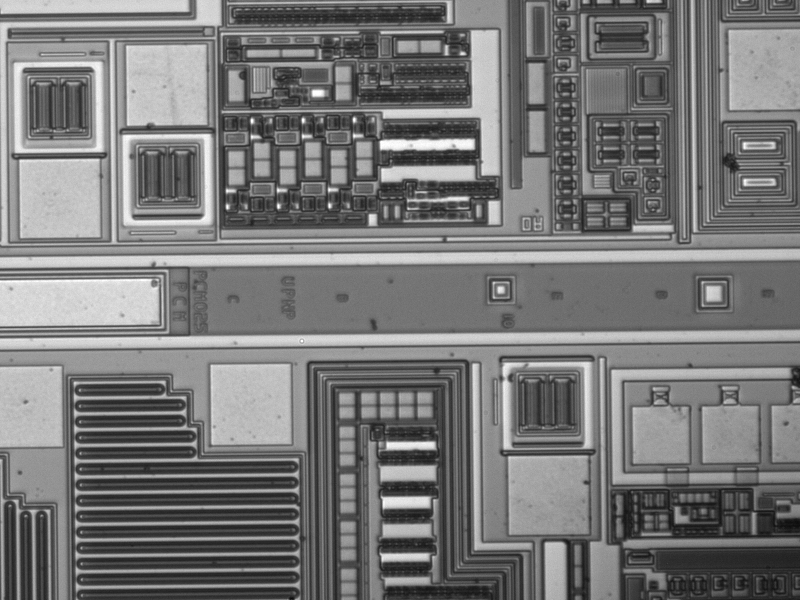
#> input picture dataset/1.jpg, 800 x 600 px
$ python -i PointBasedDetector.py   (imports and definitions only)   (older library calls are emulated)
#> lines starting #> are read from the running program, lines starting #| are printed output that depends on the picture; after the words box and inside, x2 and y2 are one past the last pixel; in counts of white or black regions, pixels touching at a corner belong together
#> further down, picture is the input picture: shape (600, 800, 3); min 11, max 255, mean 119.7
### detectors/Function.py
import numpy as np


def point_distance_line(point, line_point1, line_point2):
    """
    :param point:
    :param line_point1:
    :param line_point2:
    :return:
    计算点到直线的距离
    """
    #计算向量
    point = np.array(point, dtype=np.float64)
    line_point1 = np.array(line_point1, dtype=np.float64)
    line_point2 = np.array(line_point2, dtype=np.float64)

    vec1 = line_point1 - point
    vec2 = line_point2 - point
    distance = np.abs(np.cross(vec1, vec2)) / np.linalg.norm(line_point1-line_point2)
    return distance


def isinline(point: tuple, line, precision=1e-3):
    """
    判断点是否在线上
    :param point: (x,y)
    :param line: [(x0,y0),(x1,y1)]
    :param precision:
    :return:
    """
    # 如果是垂直线
    minNum = 10 ** -5
    if abs(line[1][0] - line[0][0]) <= minNum:
        if abs(point[0] - line[0][0]) <= minNum:
            return True
        else:
            return False
    elif abs(point[0] - line[0][0]) <= minNum:
        if abs(line[1][0] - line[0][0]) <= minNum:
            return True
        else:
            return False
    else:
        line_slope = (line[1][1] - line[0][1]) / (line[1][0] - line[0][0])

        point_slope = (point[1] - line[0][1]) / (point[0] - line[0][0])

        # 当斜率与斜率的百分比误差在1e-3以内，就认为在线上
        if abs(line_slope) <= minNum:
            if abs(point_slope) <= minNum:
                return True
        elif np.abs((point_slope - line_slope) / line_slope) <= precision:
            return True
        else:
            return False

        return False


def det(a, b):
    return a[0] * b[1] - a[1] * b[0]


def isinsegment(point: tuple, line, precision=1e-3, external=True):
    """
    判断点是否在线段上
    :param point:
    :param line:
    :param precision:
    :param external:
    :return:
    """
    # 先判断是不是在线上，在判断是不是在线段内
    if isinline(point, line, precision=precision):
        # 如果允许查找延长线上的点，只判断在线上就行了。
        if external:
            return True
        else:
            x_sign = np.sign((point[0] - line[1][0]) * (point[0] - line[0][0]))
            y_sign = np.sign((point[1] - line[1][1]) * (point[1] - line[0][1]))
            # 均异号，是在线段内
            if x_sign <= 0 and y_sign <= 0:
                return True
            else:
                return False
    else:
        return False


def line_intersection(line1, line2, external=True, precision=1e-3):
    """
     求两个线段是否相交，并返回交点
    :param line1:[(x0,y0),(x1,y1)]
    :param line2:[(x0,y0),(x1,y1)]
    :param external:是否判断其延长线相交
    :param precision: 精度，判断交点是否在线上时允许有一定的误差
    :return:
    """

    xdiff = (line1[0][0] - line1[1][0], line2[0][0] - line2[1][0])
    ydiff = (line1[0][1] - line1[1][1], line2[0][1] - line2[1][1])
    div = det(xdiff, ydiff)
    if div == 0:
        # raise Exception('lines do not intersect')
        return None, None
    d = (det(*line1), det(*line2))
    x = det(d, xdiff) / div
    y = det(d, ydiff) / div
    # 允许交点在延长线上
    if external:
        return x, y
    # 交点是否在线段内
    elif isinsegment((x, y), line1, precision=precision, external=external) and isinsegment((x, y), line2,
                                                                                            precision=precision,
                                                                                            external=external):
        return x, y
    # 如果交点不再任何线上，返回None
    else:
        return None, None


def line_distance(line1, line2, external=True, precision=1e-3):
    """
    计算两条线段的距离，这个距离定义是如果两条线段相交则为0，平行则为实际距离，没有在线段内相交则返回None
    :param line1:[(x0,y0),(x1,y1)]
    :param line2:[(x0,y0),(x1,y1)]
    :param external:是否判断其延长线相交
    :param precision: 精度，判断交点是否在线上时允许有一定的误差
    :return:
    """
    xdiff = (line1[0][0] - line1[1][0], line2[0][0] - line2[1][0])
    ydiff = (line1[0][1] - line1[1][1], line2[0][1] - line2[1][1])
    div = det(xdiff, ydiff)
    if div == 0:
        # raise Exception('lines do not intersect')
        distance = point_distance_line((line1[0][0], line1[0][1]), (line2[0][0], line2[0][1]), (line2[1][0], line2[1][1]))
        return distance
    d = (det(*line1), det(*line2))
    x = det(d, xdiff) / div
    y = det(d, ydiff) / div
    # 允许交点在延长线上
    if external:
        return 0
    # 交点是否在线段内
    elif isinsegment((x, y), line1, precision=precision, external=external) and isinsegment((x, y), line2,
                                                                                            precision=precision,
                                                                                            external=external):
        return 0
    # 如果交点不再任何线上，返回None
    else:
        return None

### detectors/PointBasedDetector.py
import cv2
import numpy
import math

import Function

from skimage import measure


class WaferCuttingLineDetector:
    def __init__(self):
        """
        算法依赖边缘提取效果，边缘提取效果越好，算法效果越好，相关函数_DetectEdge
        """
        self.FixedSuperParam = {
            "edgeThreshold": 100,

            "CuttingRegionOffset": 3,
            "CuttingRegionMerge": 10,

            "intervalThreshold": 3,
            "lineThreshold": 5,

            "FOLHLPThreshold": 100,
            "FOLHLPMinLineLength": 10,
            "FOLHLPMaxLineGap": 2,
            "FOLAngleThreshold": 1,
            "FOLInterPThreshold": 0.7,
            "FOLLineMaxDistance": 3,

            "GroupLineAngleStep": 3,
            "GroupLineStepScale": 100,

            "CCLLineDistanceMin": 40,
            "CCLLineDistanceMax": 130,
            "CCLLinePairInterAngleMax": 0.5,
            "CCLLinePairOuterAngleMax": 30,
            "CCLLinePairDistanceMin": 100,
            "CCLCuttingRegionCheckMaxSuccession": 15,
            "CCLCuttingRegionOffset": 1,
            "CCLCuttingRegionWidth": 1,
            "CCLEdgeOffset": 1,
        }

        """
        此处指明了各个步骤是否进行可视化
        相关可视化参数在此处调整即可
        """
        self.visualization = {
            "_DetectEdge": False,
            "_DetectCuttingRegion": False,
            "_DetectPoint": False,
            "_DetectLineThrough": False,
            "_FilterOutLineHLP": False,
            "_FilterOutLineResult": False,
            "_GroupLine": False,
            "_CheckCuttingLineDrawLinePair": False,
            "_CheckCuttingLineDrawCuttingRegion": False,
            "_GetMinimumAreaCombination": False,
        }

        """
        中间结果存储
        """
        self.makeMidOutput = False
        self.midOutput = dict()

    def SetMakeMidOutput(self, makeMidOutput):
        self.makeMidOutput = makeMidOutput

    def GetMidOutput(self):
        return self.midOutput

    def _SetMidOutput(self, name, image):
        self.midOutput[name] = image

    # [4 lines left out: function ShowImage, not called in this run]

    def GetVisualization(self, progress):
        return self.visualization.get(progress, False)

    def GetSuperParam(self, param):
        """
        :param param:
        :return:
        考虑到有些数值的大小需要结合镜头和晶圆的距离、晶圆切割道的固有宽度标准等，所以可以调整此函数以结合各种外部数据动态调整各个超参数
        """
        return self.FixedSuperParam[param]

    def _CalTwoLineAngle(self, line1, line2):
        """
        :param line1: [x1, y1, x2, y2]
        :param line2: [x1, y1, x2, y2]
        :return: 是否成功，角度
        此函数会检测线的长度，如果过小会返回错误
        """
        l1p1 = numpy.array([line1[0], line1[1]], dtype=numpy.float64)
        l1p2 = numpy.array([line1[2], line1[3]], dtype=numpy.float64)
        l1Vector = l1p1 - l1p2
        l1VLen = numpy.linalg.norm(l1Vector)
        if l1VLen <= 0.00001:
            return False, 0

        l2p1 = numpy.array([line2[0], line2[1]], dtype=numpy.float64)
        l2p2 = numpy.array([line2[2], line2[3]], dtype=numpy.float64)
        l2Vector = l2p1 - l2p2
        l2VLen = numpy.linalg.norm(l2Vector)
        if l2VLen <= 0.00001:
            return False, 0

        cosAngle = numpy.dot(l1Vector, l2Vector) / (l1VLen * l2VLen)
        cosAngle = numpy.clip(cosAngle, -1.0, 1.0)
        angle = numpy.arccos(cosAngle)
        # 弧度制转为角度
        angle = numpy.degrees(angle)
        return True, angle

    # [13 lines left out: functions _ClipAngle180, _ClipAnglePN90, not called in this run]

    def _DetectEdge(self, image):
        """
        :param image: 需要提取边缘的原始图像
        :param threshold: 多高的数值被认为是边缘，即边缘阈值
        :return: 和image一样的图像，其中255表示边缘，0表示非边缘，但是结果是单通道（为了减少运算量和存储开销）
        """
        # 第二个参数基本上是数据类型，就是计算时候用的数据类型，防止截断误差
        x = cv2.Sobel(image, cv2.CV_64F, 1, 0, ksize=3)
        y = cv2.Sobel(image, cv2.CV_64F, 0, 1, ksize=3)
        x = cv2.convertScaleAbs(x)
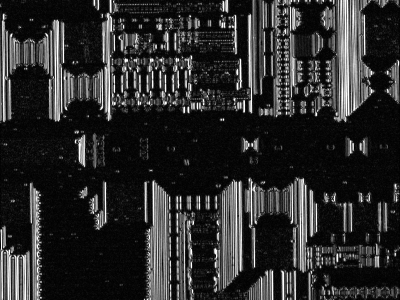
#> x: shape (600, 800, 3) (shown at 1/2 size); min 0, max 255, mean 43.3
        y = cv2.convertScaleAbs(y)
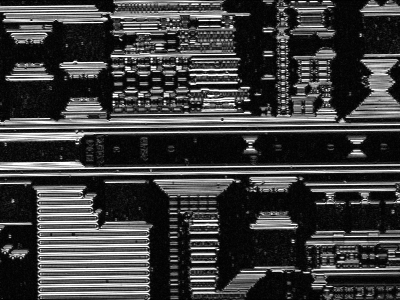
#> y: shape (600, 800, 3) (shown at 1/2 size); min 0, max 255, mean 61.6
        edgeImage = cv2.addWeighted(x, 0.5, y, 0.5, 0)
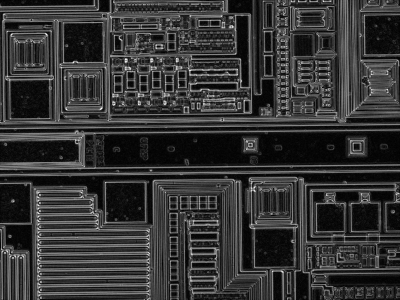
#> edgeImage: shape (600, 800, 3) (shown at 1/2 size); min 0, max 255, mean 52.4
        edgeImage = numpy.where(edgeImage > self.GetSuperParam("edgeThreshold"), 255, 0).astype(numpy.uint8)
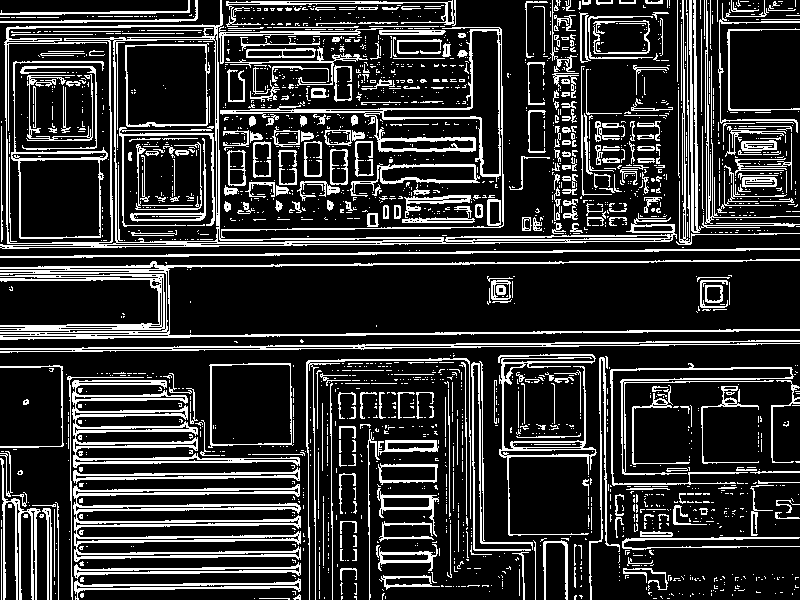
#> edgeImage: shape (600, 800, 3); 19.5% white in thin lines or dots

        if self.makeMidOutput:
            self._SetMidOutput("DetectEdge", edgeImage)
        if self.GetVisualization("_DetectEdge"):
            self.ShowImage(edgeImage)

        if len(edgeImage.shape) == 3:
            edgeImage = edgeImage[:, :, 0]
#> edgeImage: shape (600, 800); 19.5% white in thin lines or dots
        return edgeImage

    def _DCRGetDegree(self, image, bbox, offset):
        inOutDegree = 0
        if bbox[0] <= offset:
            inOutDegree += 1
        if bbox[1] <= offset:
            inOutDegree += 1
        if bbox[2] >= image.shape[0] - offset:
            inOutDegree += 1
        if bbox[3] >= image.shape[1] - offset:
            inOutDegree += 1
        return inOutDegree

    def _DetectCuttingRegion(self, image):
        """
        :param: 边缘图
        :return:
        先看看连通域的BBox和边界有没有交集，没有的话这个连通域就不会是切割线的连通域
        因为如果是切割线旁边的那个区域的话，基本是一个连通域，而且都是至少从一边进入，从另一边出去，度至少大于2
        返回image, 如果是255，说明这个区域可以被切割，因为此区域有大于2的度。
        """
        image = 255 - image
#> image: shape (600, 800); 80.5% white; black in thin lines or dots

        imageLabeled = measure.label(image, 0, connectivity=2)
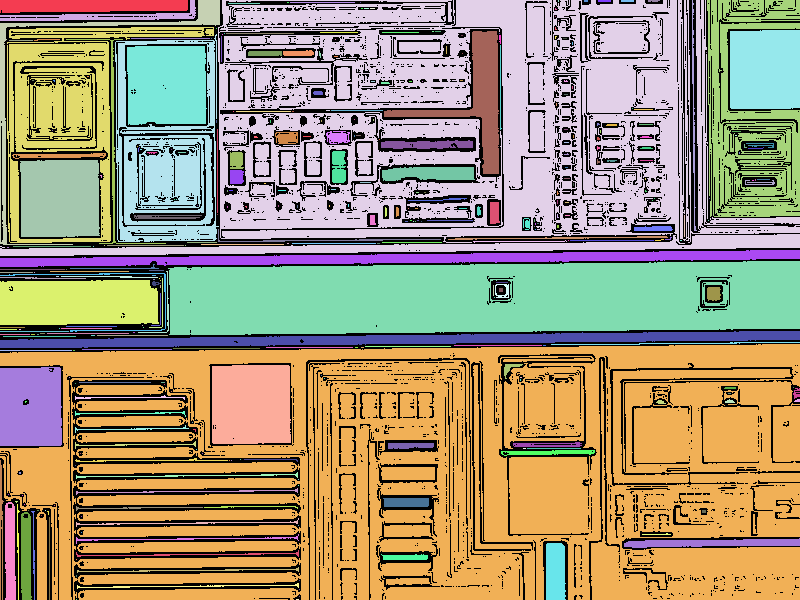
#> imageLabeled: shape (600, 800) int64; 375 distinct labels, from 0 to 374; one colour per label, 0 black
        props = measure.regionprops(imageLabeled)
#> props = 374 regions; largest, box (x1, y1, x2, y2) and area: (0, 344, 800, 600) 143928, (0, 0, 800, 256) 88330, (168, 261, 800, 335) 41579, (7, 27, 214, 243) 12590, (707, 0, 800, 217) 10353

        cuttingRegionIndexList = list()
        noCuttingRegionIndexList = list()
        for index, prop in enumerate(props, start=1):
            """
            bbox: [tuple] Bounding box (min_row, min_col, max_row, max_col).
            Pixels belonging to the bounding box are in the half-open interval [min_row; max_row) and [min_col; max_col).
            """
            bbox = prop.bbox
            # 如果刚好在边缘出现了噪点，那么可能导致这个切割面无法有2个以上的度，所以可以用这个offset修改BBox的测试边界，把测试边界往内部收缩
            # 此处进行两次检测，即offset=0和offset=CuttingRegionOffset，
            # 所以offset设置为近似大于等于噪声点的宽度或长度。
            offset = self.GetSuperParam("CuttingRegionOffset")
            inOutDegree = self._DCRGetDegree(image, bbox, 0)
            inOutDegree |= self._DCRGetDegree(image, bbox, offset)

            if inOutDegree > 1:
                cuttingRegionIndexList.append(index)
            else:
                noCuttingRegionIndexList.append(index)
#> this loop made 374 passes
#> (bbox, inOutDegree) on passes 1 to 3: ((0, 0, 13, 188), 2), ((0, 0, 21, 196), 2), ((0, 0, 245, 220), 2)
#> after the loop, cuttingRegionIndexList = [1, 2, 3, 4, 11, 225, 265, 276, 326]; noCuttingRegionIndexList = 365 values from 5 to 374

        image[:, :] = 0
#> image: shape (600, 800); every value is 0

        # 对单个区域进行膨胀收缩，填充掉内部的空缺部分，这样可以减少后续端点提取过程提取到的端点数，减少获取的线的数量
        # 但是过多的膨胀操作后，会导致方向不是标准的矩形不再呈现矩形形状，其边缘会微弱向外凸出，所以数值不应该过大，可以结合边线清晰程度确定
        mergeSize = self.GetSuperParam("CuttingRegionMerge")
        mergeSize = max(0, mergeSize // 2)

        dKernel = numpy.ones((3, 3), numpy.uint8)
        eKernel = numpy.ones((3, 3), numpy.uint8)

        oneRegion = numpy.zeros(image.shape, dtype=image.dtype)
        for index in cuttingRegionIndexList:
            oneRegion[:] = 0
            oneRegion[imageLabeled == index] = 255
            for i in range(mergeSize):
                oneRegion = cv2.dilate(oneRegion, dKernel)
            for i in range(mergeSize):
                oneRegion = cv2.erode(oneRegion, eKernel)

            image |= oneRegion
#> this loop made 9 passes
#> index on passes 5 to 9: 11, 225, 265, 276, 326
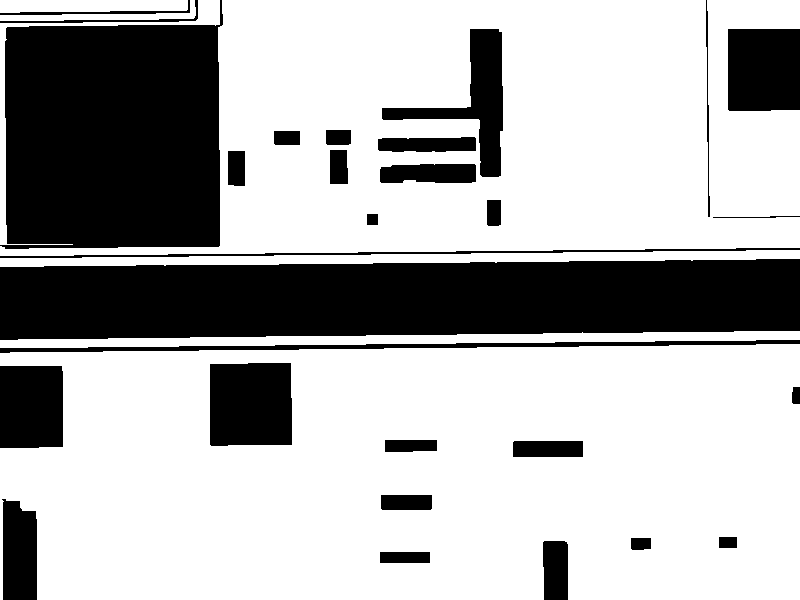
#> image: shape (600, 800); 69.2% white; 29 black regions, largest, box (x1, y1, x2, y2) and area: (0, 259, 800, 340) 57626, (0, 0, 223, 249) 47412, (210, 363, 292, 446) 6668
#> oneRegion: shape (600, 800); 0.08% white; 1 white region, box (x1, y1, x2, y2) and area: (0, 460, 4, 600) 376

        if self.makeMidOutput:
            self._SetMidOutput("PossibleCleanArea", image)
        if self.GetVisualization("_DetectCuttingRegion"):
            self.ShowImage(image)
            self.ShowImage(255 - image)

        return image

    def _DetectPoint(self, image):
        """
        :param image: 输入图像
        :return: 掩码后的图像，image中只要是大于0的就被人为是有效点
        如果有个边缘区域在环状掩码区域中有过长的边界，则只会提取出这个边界的两个端点
        比如有一条长边缘刚好就在环状掩码下面，则只会提取出这个长边缘的端点。
        """
        offset = 1

        """
        intervalThreshold: 多小的间隔会被认为是同一个区域，单位：像素
        lineThreshold: 多大的连续区域会被认为是边线而不是端点，单位：像素
        """
        intervalThreshold = self.GetSuperParam("intervalThreshold")
        lineThreshold = self.GetSuperParam("lineThreshold")

        intervalThreshold = max(0, intervalThreshold // 2)
        lineThreshold = max(0, lineThreshold // 2)

        # 环状掩码
        maskHLeft = offset
        maskHRight = image.shape[0] - offset
        maskVTop = offset
        maskVBottom = image.shape[1] - offset

        image = numpy.copy(image)
        # 环状掩码
        image[maskHLeft:maskHRight, maskVTop:maskVBottom] = 0
#> image: shape (600, 800); 0.09% white in thin lines or dots

        dKernel = numpy.ones((3, 3), numpy.uint8)
        eKernel = numpy.ones((3, 3), numpy.uint8)
        # 膨胀侵蚀融合
        for i in range(intervalThreshold):
            image = cv2.dilate(image, dKernel)
        for i in range(intervalThreshold):
            image = cv2.erode(image, eKernel)

        # 这一步不确定是否需要，不加好像效果也没有变化，而且可以加快速度，目前没有遇到离谱的案例，但是还是打开了
        image[maskHLeft:maskHRight, maskVTop:maskVBottom] = 0

        # 反转操作，方便提取端点
        imageNotLine = 255 - image
#> imageNotLine: shape (600, 800); 99.9% white; black in thin lines or dots
        imageNotLine[maskHLeft:maskHRight, maskVTop:maskVBottom] = 0
#> imageNotLine: shape (600, 800); 0.5% white in thin lines or dots
        # 边线端点提取，多次3x3小核处理
        # 如果要用大核一次性处理，那可能不能用矩形核，不太方便实现
        for i in range(lineThreshold):
            imageNotLine = cv2.dilate(imageNotLine, dKernel)
        for i in range(lineThreshold):
            imageNotLine = cv2.erode(imageNotLine, eKernel)

        # 获取端点
        dKernel = numpy.ones((3, 3), numpy.uint8)
        imageNotLineDilated = cv2.dilate(imageNotLine, dKernel)
        imagePoint = imageNotLineDilated - imageNotLine
#> imagePoint: shape (600, 800); 0.51% white in thin lines or dots
        image = numpy.where(imageNotLine == 255, image, 0)
#> image: shape (600, 800); 0% white in thin lines or dots, all inside (x1, y1, x2, y2) = (0, 0, 800, 344)
        image = image + imagePoint
#> image: shape (600, 800); 0.51% white in thin lines or dots

        # 环状掩码
        image[maskHLeft:maskHRight, maskVTop:maskVBottom] = 0
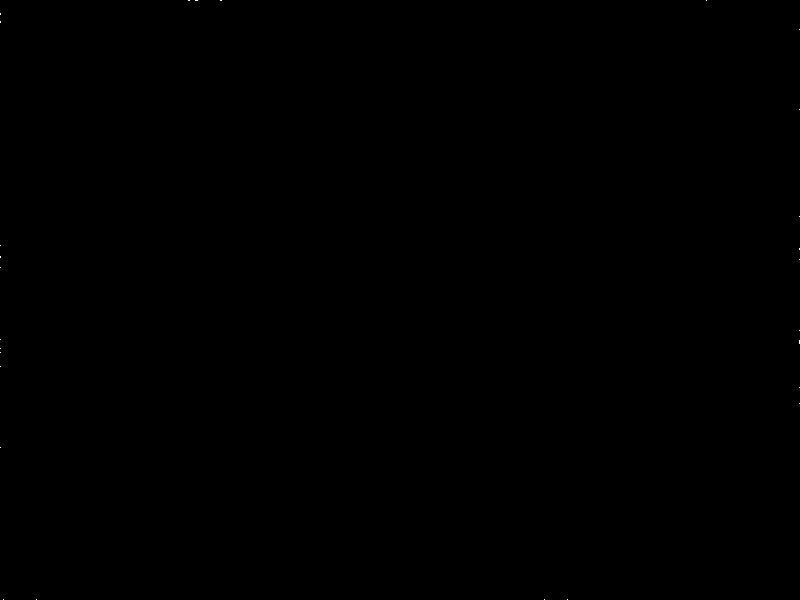
#> image: shape (600, 800); 0.01% white in thin lines or dots

        if self.GetVisualization("_DetectPoint"):
            self.ShowImage(image)

        return image

    def _DVLGetPointType(self, image, point):
        """
        :param point: (row, col)
        :return:
        """
        vt, ht = 0, 0
        if point[0] < 1:
            vt = -1
        elif point[0] > image.shape[0] - 2:
            vt = 1

        if point[1] < 1:
            ht = -1
        elif point[1] > image.shape[1] - 2:
            ht = 1

        return vt, ht

    def _DVLCheckPointSameType(self, image, point1, point2):
        """
        :param image:
        :param point1:
        :param point2:
        :return:
        检查两个点是否是同一个类型的点，如果是返回True，否则返回False
        """
        p1t = self._DVLGetPointType(image, point1)
        p2t = self._DVLGetPointType(image, point2)

        if (p1t[0] == 0 and p1t[1] == 0) or (p2t[0] == 0 and p2t[1] == 0):
            # 有些连通域的中心点不是在环状掩码上
            return False

        if p1t[0] == p2t[0] and p1t[1] == p2t[1]:
            return True

        if (p1t[0] != 0 and p1t[1] != 0) or (p2t[0] != 0 and p2t[1] != 0):
            # 如果其中一个是4个角落的角点
            if p1t[0] == p2t[0] or p1t[1] == p2t[1]:
                return True

        return False

    # [19 lines left out: function _DVLShowPointAndLine, not called in this run]

    def _CalTwoPointDistance(self, point1, point2):
        div1 = point1[0] - point2[0]
        div2 = point1[1] - point2[1]

        return math.sqrt(div1 * div1 + div2 * div2)

    # [35 lines left out: function _ClipLineInImage, not called in this run]

    def _DetectLineThrough(self, image):
        """
        :param image: 需要处理的图像
        :return:
        算法将每个连通域认为是一个端点，然后测试端点两两之间是否应该存在连线
        """
        # 提取连通域
        imageLabeled = measure.label(image, 0, connectivity=2)
#> imageLabeled: shape (600, 800) int64; 28 distinct labels, from 0 to 27
#> (the rest of the program and of its run is left out)
